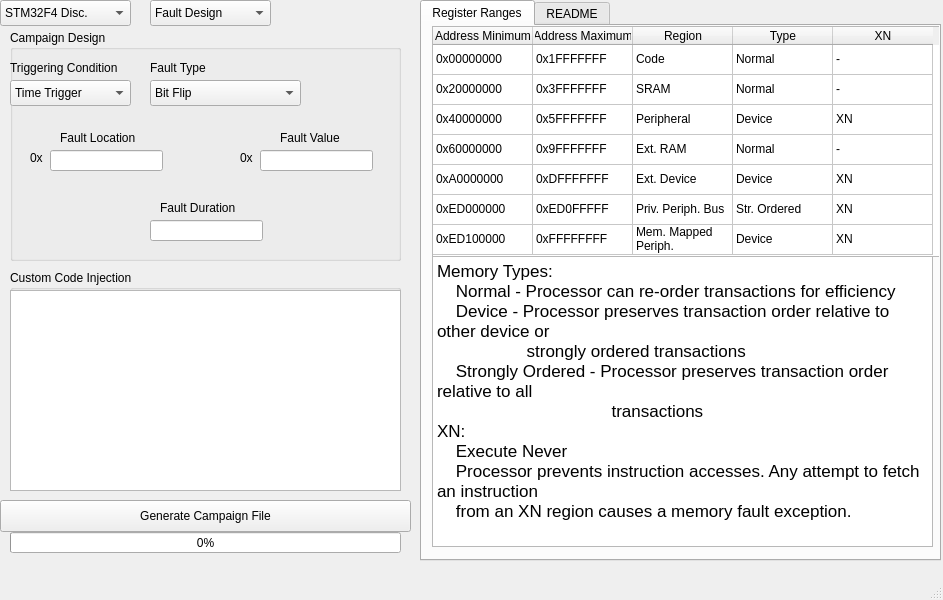
<?xml version="1.0" encoding="UTF-8"?>
<ui version="4.0">
 <class>UI</class>
 <widget class="QMainWindow" name="UI">
  <property name="geometry">
   <rect>
    <x>0</x>
    <y>0</y>
    <width>943</width>
    <height>600</height>
   </rect>
  </property>
  <property name="windowTitle">
   <string>UI</string>
  </property>
  <widget class="QWidget" name="centralwidget">
   <widget class="QTabWidget" name="tabWidget">
    <property name="geometry">
     <rect>
      <x>420</x>
      <y>0</y>
      <width>521</width>
      <height>561</height>
     </rect>
    </property>
    <property name="currentIndex">
     <number>0</number>
    </property>
    <widget class="QWidget" name="tab">
     <attribute name="title">
      <string>Register Ranges</string>
     </attribute>
     <widget class="QTableWidget" name="tableWidget">
      <property name="geometry">
       <rect>
        <x>10</x>
        <y>0</y>
        <width>511</width>
        <height>231</height>
       </rect>
      </property>
      <property name="sizeAdjustPolicy">
       <enum>QAbstractScrollArea::AdjustToContents</enum>
      </property>
      <attribute name="horizontalHeaderVisible">
       <bool>true</bool>
      </attribute>
      <attribute name="horizontalHeaderCascadingSectionResizes">
       <bool>false</bool>
      </attribute>
      <attribute name="horizontalHeaderMinimumSectionSize">
       <number>5</number>
      </attribute>
      <attribute name="horizontalHeaderShowSortIndicator" stdset="0">
       <bool>false</bool>
      </attribute>
      <attribute name="horizontalHeaderStretchLastSection">
       <bool>false</bool>
      </attribute>
      <attribute name="verticalHeaderVisible">
       <bool>false</bool>
      </attribute>
      <attribute name="verticalHeaderStretchLastSection">
       <bool>false</bool>
      </attribute>
      <row>
       <property name="text">
        <string>.</string>
       </property>
      </row>
      <row>
       <property name="text">
        <string>.</string>
       </property>
      </row>
      <row>
       <property name="text">
        <string>.</string>
       </property>
      </row>
      <row>
       <property name="text">
        <string>.</string>
       </property>
      </row>
      <row>
       <property name="text">
        <string>.</string>
       </property>
      </row>
      <row>
       <property name="text">
        <string>.</string>
       </property>
      </row>
      <row>
       <property name="text">
        <string>.</string>
       </property>
      </row>
      <column>
       <property name="text">
        <string>Address Minimum</string>
       </property>
      </column>
      <column>
       <property name="text">
        <string>Address Maximum</string>
       </property>
      </column>
      <column>
       <property name="text">
        <string>Region</string>
       </property>
      </column>
      <column>
       <property name="text">
        <string>Type</string>
       </property>
      </column>
      <column>
       <property name="text">
        <string>XN</string>
       </property>
      </column>
      <item row="0" column="0">
       <property name="text">
        <string>0x00000000</string>
       </property>
      </item>
      <item row="0" column="1">
       <property name="text">
        <string>0x1FFFFFFF</string>
       </property>
      </item>
      <item row="0" column="2">
       <property name="text">
        <string>Code</string>
       </property>
      </item>
      <item row="0" column="3">
       <property name="text">
        <string>Normal</string>
       </property>
      </item>
      <item row="0" column="4">
       <property name="text">
        <string>-</string>
       </property>
      </item>
      <item row="1" column="0">
       <property name="text">
        <string>0x20000000</string>
       </property>
      </item>
      <item row="1" column="1">
       <property name="text">
        <string>0x3FFFFFFF</string>
       </property>
      </item>
      <item row="1" column="2">
       <property name="text">
        <string>SRAM</string>
       </property>
      </item>
      <item row="1" column="3">
       <property name="text">
        <string>Normal</string>
       </property>
      </item>
      <item row="1" column="4">
       <property name="text">
        <string>-</string>
       </property>
      </item>
      <item row="2" column="0">
       <property name="text">
        <string>0x40000000</string>
       </property>
      </item>
      <item row="2" column="1">
       <property name="text">
        <string>0x5FFFFFFF</string>
       </property>
      </item>
      <item row="2" column="2">
       <property name="text">
        <string>Peripheral</string>
       </property>
      </item>
      <item row="2" column="3">
       <property name="text">
        <string>Device</string>
       </property>
      </item>
      <item row="2" column="4">
       <property name="text">
        <string>XN</string>
       </property>
      </item>
      <item row="3" column="0">
       <property name="text">
        <string>0x60000000</string>
       </property>
      </item>
      <item row="3" column="1">
       <property name="text">
        <string>0x9FFFFFFF</string>
       </property>
      </item>
      <item row="3" column="2">
       <property name="text">
        <string>Ext. RAM</string>
       </property>
      </item>
      <item row="3" column="3">
       <property name="text">
        <string>Normal</string>
       </property>
      </item>
      <item row="3" column="4">
       <property name="text">
        <string>-</string>
       </property>
      </item>
      <item row="4" column="0">
       <property name="text">
        <string>0xA0000000</string>
       </property>
      </item>
      <item row="4" column="1">
       <property name="text">
        <string>0xDFFFFFFF</string>
       </property>
      </item>
      <item row="4" column="2">
       <property name="text">
        <string>Ext. Device</string>
       </property>
      </item>
      <item row="4" column="3">
       <property name="text">
        <string>Device</string>
       </property>
      </item>
      <item row="4" column="4">
       <property name="text">
        <string>XN</string>
       </property>
      </item>
      <item row="5" column="0">
       <property name="text">
        <string>0xED000000</string>
       </property>
      </item>
      <item row="5" column="1">
       <property name="text">
        <string>0xED0FFFFF</string>
       </property>
      </item>
      <item row="5" column="2">
       <property name="text">
        <string>Priv. Periph. Bus</string>
       </property>
      </item>
      <item row="5" column="3">
       <property name="text">
        <string>Str. Ordered</string>
       </property>
      </item>
      <item row="5" column="4">
       <property name="text">
        <string>XN</string>
       </property>
      </item>
      <item row="6" column="0">
       <property name="text">
        <string>0xED100000</string>
       </property>
      </item>
      <item row="6" column="1">
       <property name="text">
        <string>0xFFFFFFFF</string>
       </property>
      </item>
      <item row="6" column="2">
       <property name="text">
        <string>Mem. Mapped Periph.</string>
       </property>
      </item>
      <item row="6" column="3">
       <property name="text">
        <string>Device</string>
       </property>
      </item>
      <item row="6" column="4">
       <property name="text">
        <string>XN</string>
       </property>
      </item>
     </widget>
     <widget class="QTextBrowser" name="textBrowser_2">
      <property name="geometry">
       <rect>
        <x>10</x>
        <y>230</y>
        <width>501</width>
        <height>291</height>
       </rect>
      </property>
      <property name="html">
       <string>&lt;!DOCTYPE HTML PUBLIC &quot;-//W3C//DTD HTML 4.0//EN&quot; &quot;http://www.w3.org/TR/REC-html40/strict.dtd&quot;&gt;
&lt;html&gt;&lt;head&gt;&lt;meta name=&quot;qrichtext&quot; content=&quot;1&quot; /&gt;&lt;style type=&quot;text/css&quot;&gt;
p, li { white-space: pre-wrap; }
&lt;/style&gt;&lt;/head&gt;&lt;body style=&quot; font-family:'MS Shell Dlg 2'; font-size:8.25pt; font-weight:400; font-style:normal;&quot;&gt;
&lt;p style=&quot; margin-top:0px; margin-bottom:0px; margin-left:0px; margin-right:0px; -qt-block-indent:0; text-indent:0px;&quot;&gt;&lt;span style=&quot; font-family:'.AppleSystemUIFont'; font-size:13pt;&quot;&gt;Memory Types:&lt;/span&gt;&lt;/p&gt;
&lt;p style=&quot; margin-top:0px; margin-bottom:0px; margin-left:0px; margin-right:0px; -qt-block-indent:0; text-indent:0px;&quot;&gt;&lt;span style=&quot; font-family:'.AppleSystemUIFont'; font-size:13pt;&quot;&gt;    Normal - Processor can re-order transactions for efficiency&lt;/span&gt;&lt;/p&gt;
&lt;p style=&quot; margin-top:0px; margin-bottom:0px; margin-left:0px; margin-right:0px; -qt-block-indent:0; text-indent:0px;&quot;&gt;&lt;span style=&quot; font-family:'.AppleSystemUIFont'; font-size:13pt;&quot;&gt;    Device - Processor preserves transaction order relative to other device or &lt;/span&gt;&lt;/p&gt;
&lt;p style=&quot; margin-top:0px; margin-bottom:0px; margin-left:0px; margin-right:0px; -qt-block-indent:0; text-indent:0px;&quot;&gt;&lt;span style=&quot; font-family:'.AppleSystemUIFont'; font-size:13pt;&quot;&gt;                   strongly ordered transactions&lt;/span&gt;&lt;/p&gt;
&lt;p style=&quot; margin-top:0px; margin-bottom:0px; margin-left:0px; margin-right:0px; -qt-block-indent:0; text-indent:0px;&quot;&gt;&lt;span style=&quot; font-family:'.AppleSystemUIFont'; font-size:13pt;&quot;&gt;    Strongly Ordered - Processor preserves transaction order relative to all &lt;/span&gt;&lt;/p&gt;
&lt;p style=&quot; margin-top:0px; margin-bottom:0px; margin-left:0px; margin-right:0px; -qt-block-indent:0; text-indent:0px;&quot;&gt;&lt;span style=&quot; font-family:'.AppleSystemUIFont'; font-size:13pt;&quot;&gt;                                     transactions&lt;/span&gt;&lt;/p&gt;
&lt;p style=&quot; margin-top:0px; margin-bottom:0px; margin-left:0px; margin-right:0px; -qt-block-indent:0; text-indent:0px;&quot;&gt;&lt;span style=&quot; font-family:'.AppleSystemUIFont'; font-size:13pt;&quot;&gt;XN:&lt;/span&gt;&lt;/p&gt;
&lt;p style=&quot; margin-top:0px; margin-bottom:0px; margin-left:0px; margin-right:0px; -qt-block-indent:0; text-indent:0px;&quot;&gt;&lt;span style=&quot; font-family:'.AppleSystemUIFont'; font-size:13pt;&quot;&gt;    Execute Never&lt;/span&gt;&lt;/p&gt;
&lt;p style=&quot; margin-top:0px; margin-bottom:0px; margin-left:0px; margin-right:0px; -qt-block-indent:0; text-indent:0px;&quot;&gt;&lt;span style=&quot; font-family:'.AppleSystemUIFont'; font-size:13pt;&quot;&gt;    Processor prevents instruction accesses. Any attempt to fetch an instruction &lt;/span&gt;&lt;/p&gt;
&lt;p style=&quot; margin-top:0px; margin-bottom:0px; margin-left:0px; margin-right:0px; -qt-block-indent:0; text-indent:0px;&quot;&gt;&lt;span style=&quot; font-family:'.AppleSystemUIFont'; font-size:13pt;&quot;&gt;    from an XN region causes a memory fault exception. &lt;/span&gt;&lt;/p&gt;&lt;/body&gt;&lt;/html&gt;</string>
      </property>
     </widget>
    </widget>
    <widget class="QWidget" name="tab_2">
     <attribute name="title">
      <string>README</string>
     </attribute>
     <widget class="QTextBrowser" name="textBrowser">
      <property name="geometry">
       <rect>
        <x>0</x>
        <y>0</y>
        <width>521</width>
        <height>531</height>
       </rect>
      </property>
      <property name="html">
       <string>&lt;!DOCTYPE HTML PUBLIC &quot;-//W3C//DTD HTML 4.0//EN&quot; &quot;http://www.w3.org/TR/REC-html40/strict.dtd&quot;&gt;
&lt;html&gt;&lt;head&gt;&lt;meta name=&quot;qrichtext&quot; content=&quot;1&quot; /&gt;&lt;style type=&quot;text/css&quot;&gt;
p, li { white-space: pre-wrap; }
&lt;/style&gt;&lt;/head&gt;&lt;body style=&quot; font-family:'MS Shell Dlg 2'; font-size:8.25pt; font-weight:400; font-style:normal;&quot;&gt;
&lt;p style=&quot; margin-top:0px; margin-bottom:0px; margin-left:0px; margin-right:0px; -qt-block-indent:0; text-indent:0px;&quot;&gt;&lt;span style=&quot; font-family:'.AppleSystemUIFont'; font-size:13pt;&quot;&gt;*Insert Instructions for use after completion here*&lt;/span&gt;&lt;/p&gt;&lt;/body&gt;&lt;/html&gt;</string>
      </property>
     </widget>
    </widget>
   </widget>
   <widget class="QPushButton" name="pushButton">
    <property name="geometry">
     <rect>
      <x>0</x>
      <y>500</y>
      <width>411</width>
      <height>32</height>
     </rect>
    </property>
    <property name="toolTipDuration">
     <number>-12</number>
    </property>
    <property name="text">
     <string>Generate Campaign File</string>
    </property>
   </widget>
   <widget class="QProgressBar" name="progressBar">
    <property name="geometry">
     <rect>
      <x>10</x>
      <y>532</y>
      <width>391</width>
      <height>21</height>
     </rect>
    </property>
    <property name="maximum">
     <number>100</number>
    </property>
    <property name="value">
     <number>0</number>
    </property>
   </widget>
   <widget class="QComboBox" name="comboBox">
    <property name="geometry">
     <rect>
      <x>0</x>
      <y>0</y>
      <width>131</width>
      <height>26</height>
     </rect>
    </property>
    <property name="baseSize">
     <size>
      <width>0</width>
      <height>0</height>
     </size>
    </property>
    <property name="currentText">
     <string>STM32F4 Disc.</string>
    </property>
    <property name="currentIndex">
     <number>0</number>
    </property>
    <item>
     <property name="text">
      <string>STM32F4 Disc.</string>
     </property>
    </item>
    <item>
     <property name="text">
      <string>STM32F4 Dev.</string>
     </property>
    </item>
    <item>
     <property name="text">
      <string>FPGA</string>
     </property>
    </item>
   </widget>
   <widget class="QGroupBox" name="groupBox">
    <property name="geometry">
     <rect>
      <x>10</x>
      <y>30</y>
      <width>391</width>
      <height>231</height>
     </rect>
    </property>
    <property name="title">
     <string>Campaign Design</string>
    </property>
    <widget class="QComboBox" name="comboBox_2">
     <property name="geometry">
      <rect>
       <x>0</x>
       <y>50</y>
       <width>121</width>
       <height>26</height>
      </rect>
     </property>
     <item>
      <property name="text">
       <string>Time Trigger</string>
      </property>
     </item>
     <item>
      <property name="text">
       <string>Breakpoint</string>
      </property>
     </item>
     <item>
      <property name="text">
       <string>Watchpoint</string>
      </property>
     </item>
    </widget>
    <widget class="QLabel" name="label">
     <property name="geometry">
      <rect>
       <x>0</x>
       <y>30</y>
       <width>131</width>
       <height>16</height>
      </rect>
     </property>
     <property name="text">
      <string>Triggering Condition</string>
     </property>
    </widget>
    <widget class="QComboBox" name="comboBox_3">
     <property name="geometry">
      <rect>
       <x>140</x>
       <y>50</y>
       <width>151</width>
       <height>26</height>
      </rect>
     </property>
     <property name="currentIndex">
      <number>0</number>
     </property>
     <item>
      <property name="text">
       <string>Bit Flip</string>
      </property>
     </item>
     <item>
      <property name="text">
       <string>Stuck at</string>
      </property>
     </item>
     <item>
      <property name="text">
       <string>Pointer Redirection</string>
      </property>
     </item>
    </widget>
    <widget class="QLabel" name="label_2">
     <property name="geometry">
      <rect>
       <x>140</x>
       <y>30</y>
       <width>81</width>
       <height>16</height>
      </rect>
     </property>
     <property name="text">
      <string>Fault Type</string>
     </property>
    </widget>
    <widget class="QLineEdit" name="lineEdit">
     <property name="geometry">
      <rect>
       <x>40</x>
       <y>120</y>
       <width>113</width>
       <height>21</height>
      </rect>
     </property>
    </widget>
    <widget class="QLineEdit" name="lineEdit_2">
     <property name="geometry">
      <rect>
       <x>250</x>
       <y>120</y>
       <width>113</width>
       <height>21</height>
      </rect>
     </property>
    </widget>
    <widget class="QLineEdit" name="lineEdit_3">
     <property name="geometry">
      <rect>
       <x>140</x>
       <y>190</y>
       <width>113</width>
       <height>21</height>
      </rect>
     </property>
    </widget>
    <widget class="QLabel" name="label_3">
     <property name="geometry">
      <rect>
       <x>50</x>
       <y>100</y>
       <width>91</width>
       <height>16</height>
      </rect>
     </property>
     <property name="text">
      <string>Fault Location</string>
     </property>
    </widget>
    <widget class="QLabel" name="label_4">
     <property name="geometry">
      <rect>
       <x>270</x>
       <y>100</y>
       <width>71</width>
       <height>16</height>
      </rect>
     </property>
     <property name="text">
      <string>Fault Value</string>
     </property>
    </widget>
    <widget class="QLabel" name="label_5">
     <property name="geometry">
      <rect>
       <x>150</x>
       <y>170</y>
       <width>91</width>
       <height>16</height>
      </rect>
     </property>
     <property name="text">
      <string>Fault Duration</string>
     </property>
    </widget>
    <widget class="QLabel" name="label_6">
     <property name="geometry">
      <rect>
       <x>20</x>
       <y>120</y>
       <width>21</width>
       <height>16</height>
      </rect>
     </property>
     <property name="text">
      <string>0x</string>
     </property>
    </widget>
    <widget class="QLabel" name="label_7">
     <property name="geometry">
      <rect>
       <x>230</x>
       <y>120</y>
       <width>21</width>
       <height>16</height>
      </rect>
     </property>
     <property name="text">
      <string>0x</string>
     </property>
    </widget>
   </widget>
   <widget class="QGroupBox" name="groupBox_2">
    <property name="geometry">
     <rect>
      <x>10</x>
      <y>270</y>
      <width>391</width>
      <height>221</height>
     </rect>
    </property>
    <property name="title">
     <string>Custom Code Injection</string>
    </property>
    <widget class="QPlainTextEdit" name="plainTextEdit">
     <property name="geometry">
      <rect>
       <x>0</x>
       <y>20</y>
       <width>391</width>
       <height>201</height>
      </rect>
     </property>
    </widget>
   </widget>
   <widget class="QComboBox" name="comboBox_4">
    <property name="geometry">
     <rect>
      <x>150</x>
      <y>0</y>
      <width>121</width>
      <height>26</height>
     </rect>
    </property>
    <item>
     <property name="text">
      <string>Fault Design</string>
     </property>
    </item>
    <item>
     <property name="text">
      <string>Custom Code</string>
     </property>
    </item>
   </widget>
  </widget>
  <widget class="QMenuBar" name="menubar">
   <property name="geometry">
    <rect>
     <x>0</x>
     <y>0</y>
     <width>943</width>
     <height>22</height>
    </rect>
   </property>
  </widget>
  <widget class="QStatusBar" name="statusbar"/>
 </widget>
 <resources/>
 <connections>
  <connection>
   <sender>comboBox</sender>
   <signal>currentIndexChanged(int)</signal>
   <receiver>tabWidget</receiver>
   <slot>setCurrentIndex(int)</slot>
   <hints>
    <hint type="sourcelabel">
     <x>73</x>
     <y>31</y>
    </hint>
    <hint type="destinationlabel">
     <x>480</x>
     <y>31</y>
    </hint>
   </hints>
  </connection>
 </connections>
</ui>
